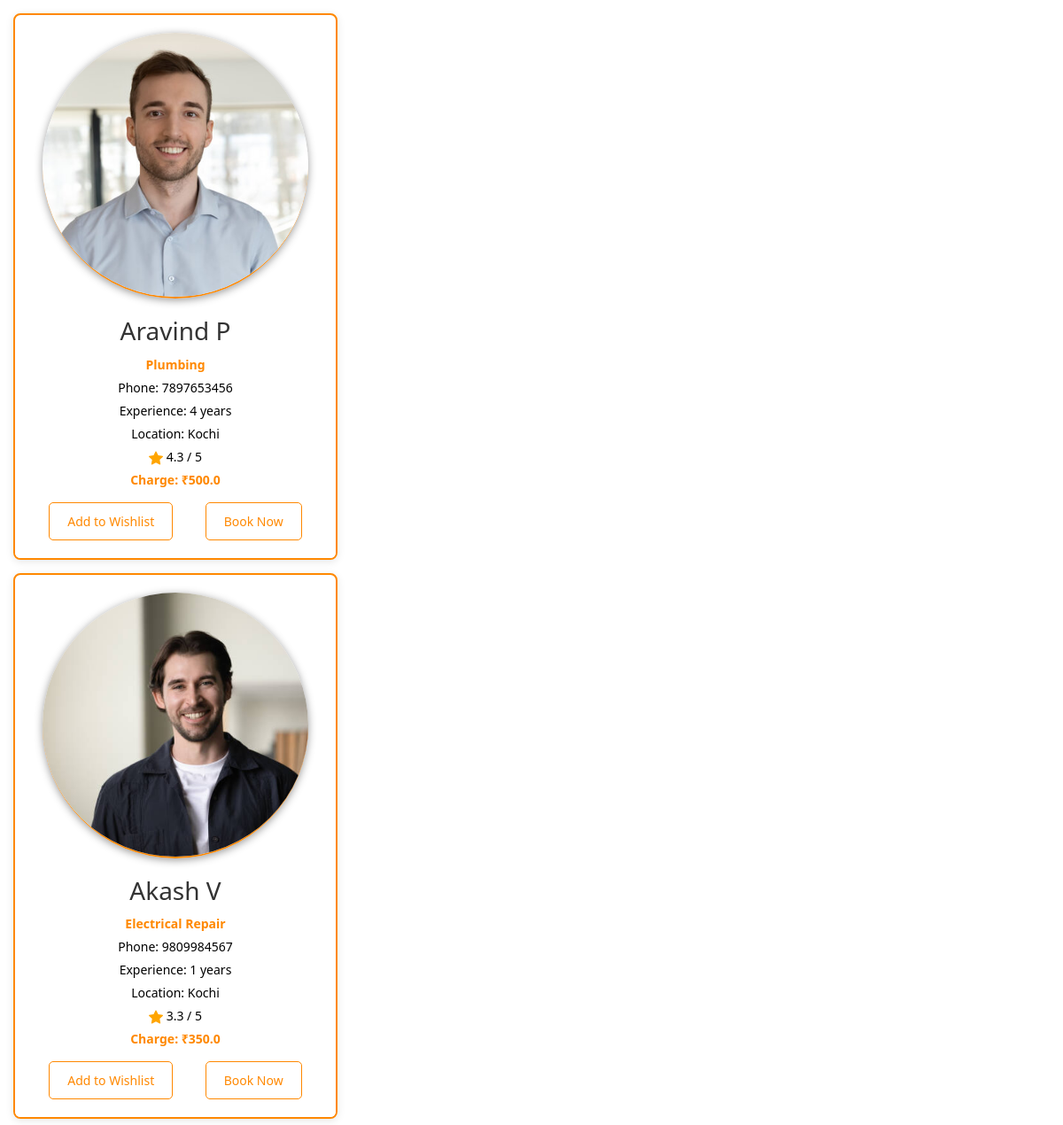
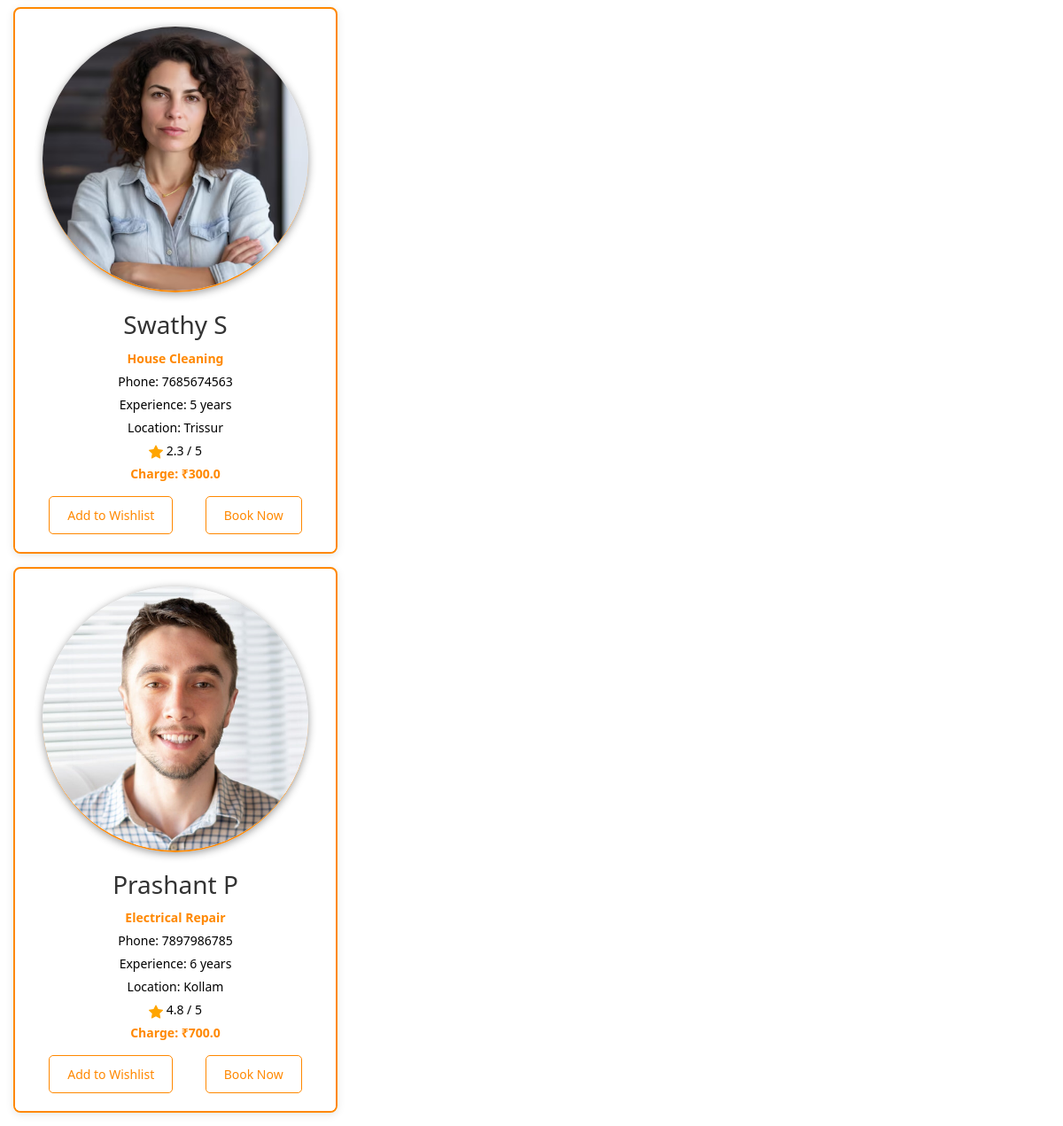
Before: /filter_by_location/ with the older database file (2 pictures, top to bottom).
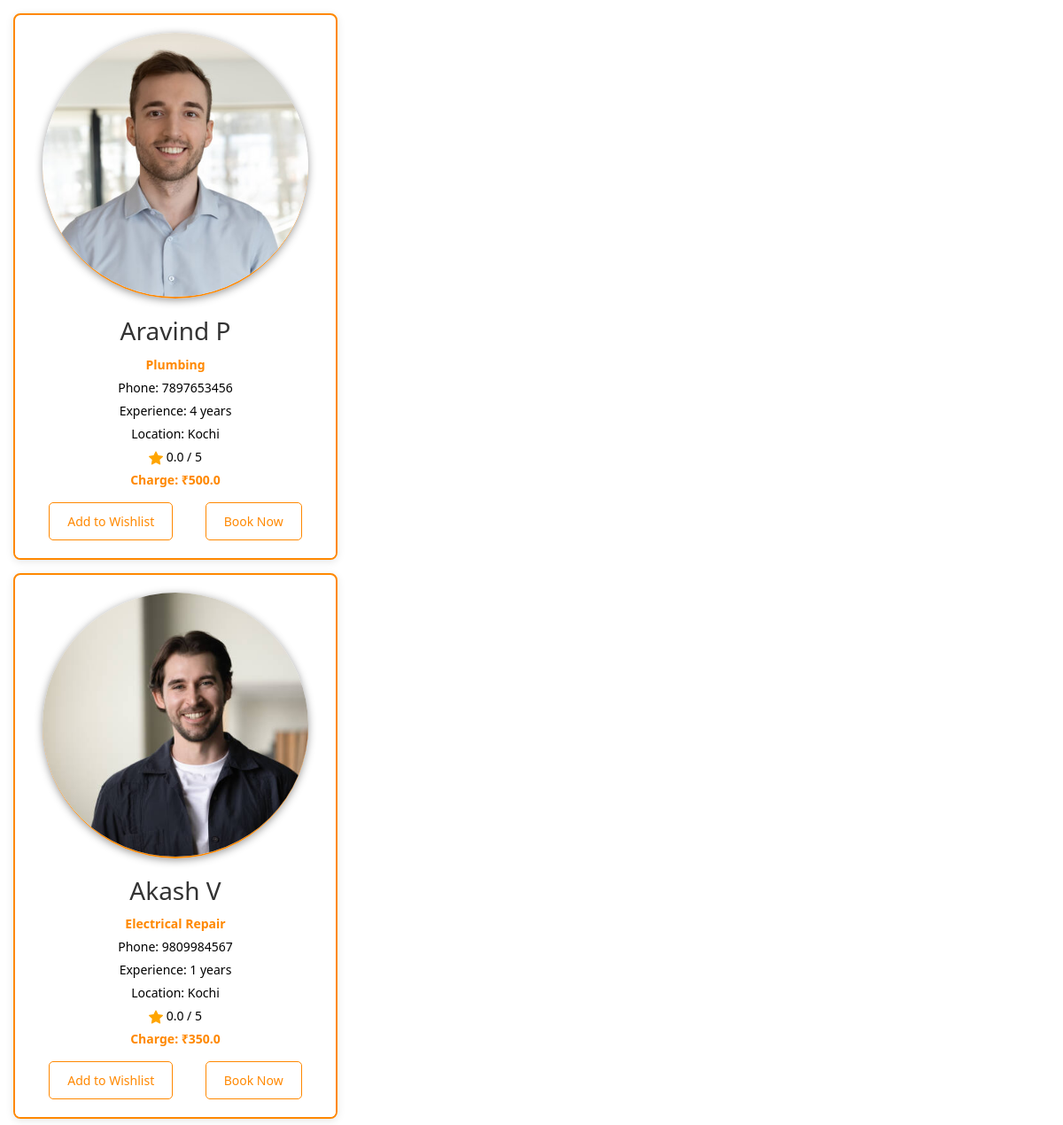
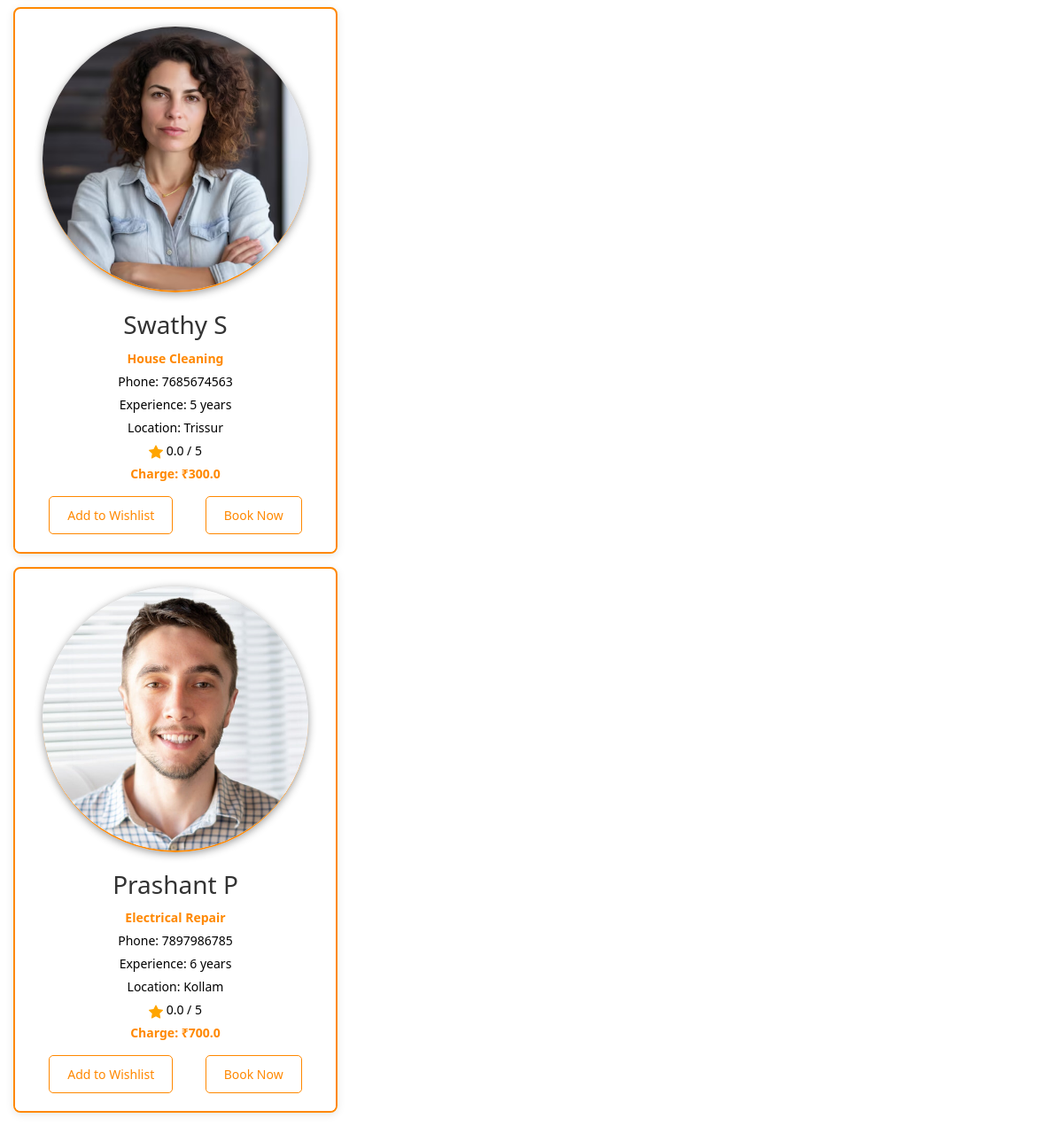
After: the same page with the newer database file (2 pictures, top to bottom).
### app/models.py (models this page shows, shortened)
class ServiceProvider(models.Model):
    category = models.ForeignKey(Category, on_delete=models.CASCADE)
    profile = models.FileField()
    name = models.TextField()
    phone = models.IntegerField(unique=True)
    experience = models.IntegerField()
    availability = models.BooleanField(default=True)
    rating = models.FloatField(default=0.0)
    location = models.TextField()
    des = models.TextField()
    charge = models.FloatField()
    working_hours = models.TextField()

class Category(models.Model):
    category = models.TextField()
    img = models.FileField()

### app/views.py (the view)
# urls.py: path('filter_by_location/', views.filter_by_location, name='filter_by_location'),
def filter_by_location(request):
    location = request.GET.get('location', None)
    providers = ServiceProvider.objects.filter(location__iexact=location) if location else ServiceProvider.objects.all()
    locations = ServiceProvider.objects.values_list('location', flat=True).distinct()
    locations = sorted(set(loc.capitalize() for loc in locations if loc))
    return render(request, 'partials/provider_list.html', {
        'providers': providers,
        'locations': locations,
    })

### templates/partials/provider_list.html (shortened to what this page needs)
<!DOCTYPE html>
<html lang="en">
<head>
    {% load static %}
    <link rel="stylesheet" href="{% static 'css/home_style.css' %}">
    <link href="https://cdn.jsdelivr.net/npm/bootstrap@5.3.3/dist/css/bootstrap.min.css" rel="stylesheet">
</head>
<body>
    {% if providers %}
    {% for provider in providers %}
        <div class="provider-card">
            <a style="text-decoration:none; color:black;" href="view_details/{{provider.pk}}">
            <img src="{{ provider.profile.url }}" alt="{{ provider.name }}">
            <div class="provider-card-content">
                <h3>{{ provider.name }}</h3>
                <p class="category">{{ provider.category.category }}</p>
                <p>Phone: {{ provider.phone }}</p>
                <p>Experience: {{ provider.experience }} years</p>
                <p>Location: {{ provider.location }}</p>
                <p> {{ provider.rating }} / 5</p>
                <p class="charge">Charge: ₹{{ provider.charge }}</p>
                <div class="btn-container">
                    <a href="addWishlist/{{provider.id}}" class="btn">Add to Wishlist</a>
                    <a href="book-now/{{provider.id}}" class="btn">Book Now</a>
                </div>
            </div>
        </a>
        </div>
    {% endfor %}
{% else %}
    <p style="text-align: center; width: 100%; font-size: 18px;">No providers available in this location.</p>
{% endif %}
</body>
</html>

Changed rows visible on the page:
changed ServiceProvider "Aravind P": rating "4.3" → "0.0"
changed ServiceProvider "Akash V": rating "3.3" → "0.0"
changed ServiceProvider "Swathy S": rating "2.3" → "0.0"
changed ServiceProvider "Prashant P": rating "4.8" → "0.0"
